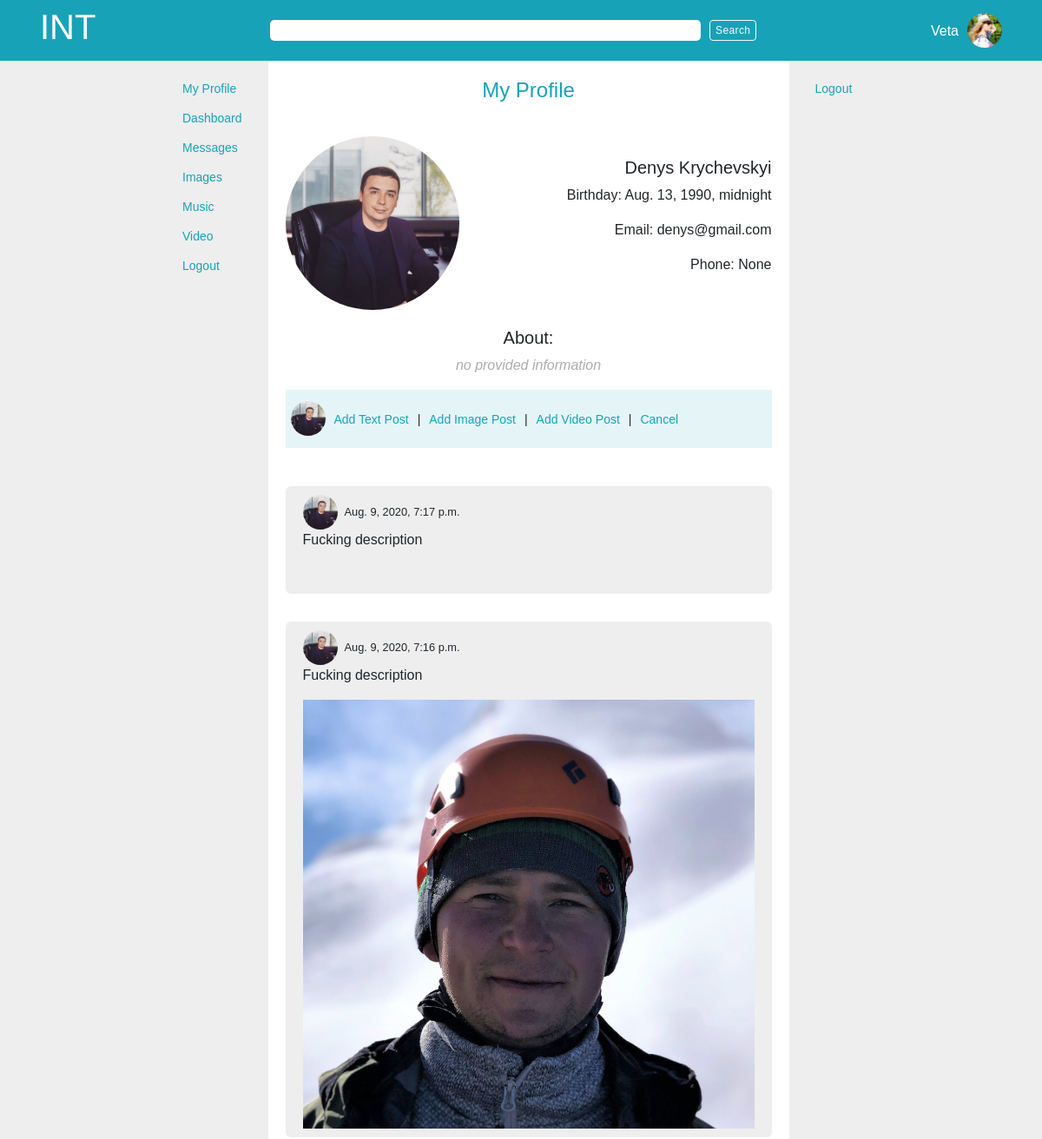
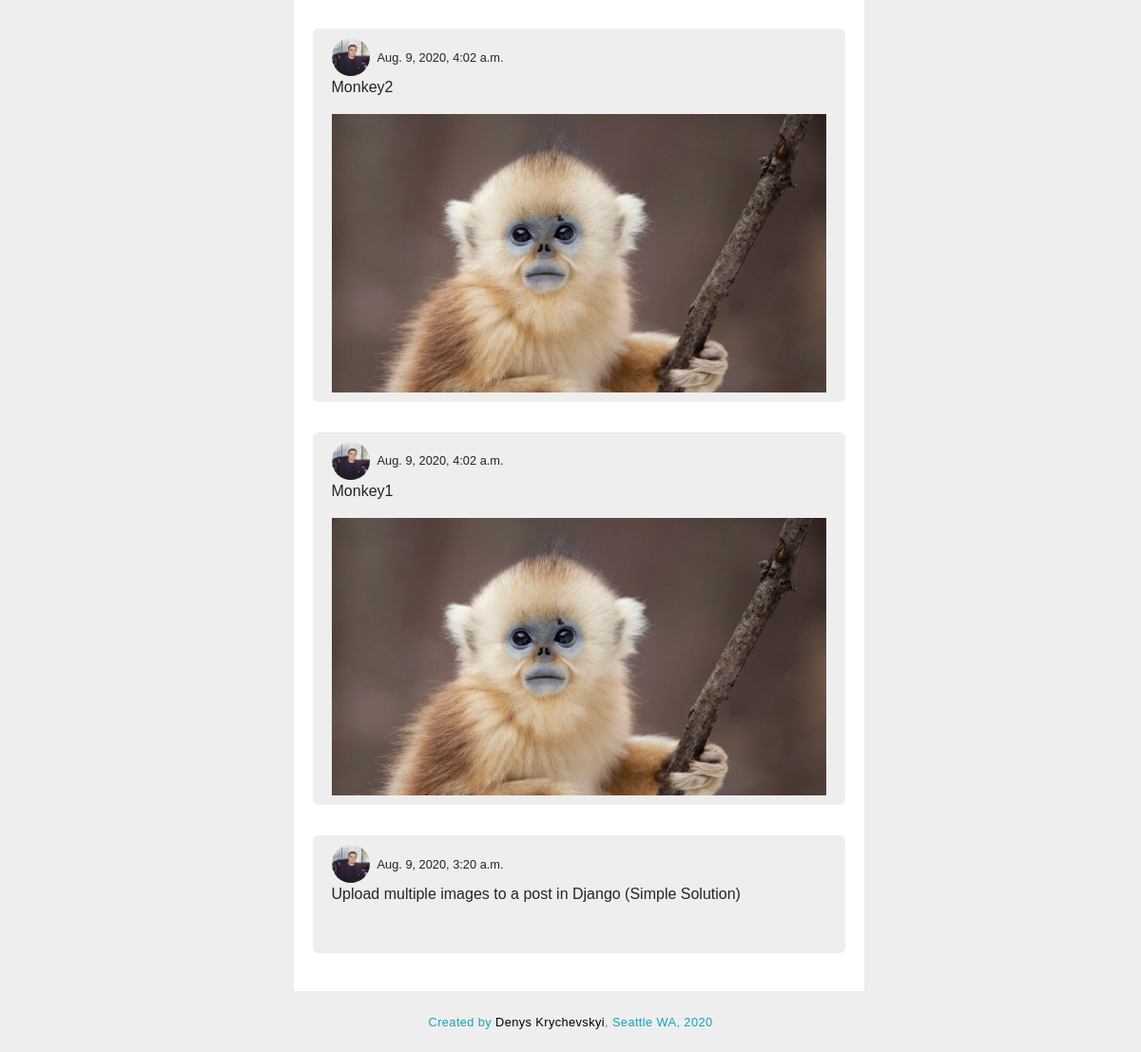
/user/4/profile (signed in), run on the app's committed database (2 pictures, top to bottom).
### app_one/models.py (models this page shows, shortened)
class User(models.Model):
    first_name = models.CharField(max_length = 255)
    last_name = models.CharField(max_length = 255)
    nickname = 	models.CharField(max_length = 50, blank=True, null = True)
    initials = 	models.CharField(max_length = 10, blank=True, null = True)
    birth_date = models.DateTimeField()
    avatar = models.ImageField(upload_to='avatars', default=None, blank=True, null = True)	#upload to avatars is a directory inside media directory, it will go like media/avatars
    email = models.TextField()
    phone_num = models.IntegerField(blank=True, null = True)
    about = models.TextField(blank=True, null = True)
    password = models.TextField()
    location = models.CharField(max_length = 255, blank=True, null = True)
    created_at = models.DateTimeField(auto_now_add = True)
    updated_at = models.DateTimeField(auto_now = True)
    objects = UserManager()

class Post(models.Model):
    title = models.CharField(max_length = 255, null = True, blank=True)
    content = models.TextField()
    post_image = models.ImageField(upload_to='post_images', default=None, blank=True, null = True)
    poster = models.ForeignKey(User, related_name = 'poster', on_delete=models.CASCADE)
    created_at = models.DateTimeField(auto_now_add = True)
    updated_at = models.DateTimeField(auto_now = True)
    objects = PostManager()

### app_one/views.py (the view)
# urls.py: path('user/<int:user_id>/profile', views.user_profile),
def user_profile(request, user_id):
    cur_user = User.objects.get(id=user_id)
    user_posts = cur_user.poster.all().order_by('-created_at')
    context = {
        'curr_user':User.objects.get(id=request.session['user_id']),
        'user':cur_user,
        'user_posts':user_posts
    }
    return render(request, 'profile.html', context)

### app_one/templates/profile.html (shortened to what this page needs)
{% load embed_video_tags %}
<!DOCTYPE html>
<html lang="en">
<head>
    {% include 'head.html' %}
</head>
<body>
    <div class="outer_container">
        {% include 'search.html' %}
        <div class="inner_container">
            <div class="inner">
                {% include 'navbar.html' %}
                <div class="main_container">
                    <div class="page_title_container">
                        <h4>My Profile</h4>
                    </div>
                    <div class="profile_page_container">
                        <div class="avatar_img">
                            <img src="{{ MEDIA_URL }}{{ user.avatar }}" alt="{{ post.poster.first_name}}'s avatar">
                            <div class="profile_info">
                                <h5>{{ user.first_name }} {{ user.last_name }}</h5>
                                <p>Birthday: {{ user.birth_date}}</p>
                                <p>Email: {{ user.email}}</p>
                                <p>Phone: {{ user.phone_num}}</p>
                            </div>
                        </div>
                        <div class="about_user">
                            <h5>About:</h5>
                            {% if len.user.about > 0 %}
                            <p>{{ user.about}}</p>
                            {% else %}
                            <p class="no_provided">no provided information</p>
                            {% endif %}
                        </div>
                        <div id="user_post_info">
                            <div class="avatar">
                                <img src="{{ MEDIA_URL }}{{ user.avatar }}" alt="{{ post.poster.first_name}}'s avatar">
                            </div>
                            <div class="which_form">
                                <p id ='text_post_btn'>Add Text Post</p>
                                <p class="devider"> | </p>
                                <p id ='image_post_btn'>Add Image Post</p>
                                <p class="devider"> | </p>
                                <p id ='video_post_btn'>Add Video Post</p>
                                <p class="devider"> | </p>
                                <p id ='cancel_post_btn'>Cancel</p>
                            </div>
                        </div>
                        <br>
                        {% for post in user_posts %}
                        <div class="post_container jumbotron jumbotron-fluid">
                            <div class="post_header">
                                <div class="avatar">
                                    <img class="avatar_big" src="{{ MEDIA_URL }}{{ post.poster.avatar }}" alt="{{ post.poster.first_name}}'s avatar">
                                </div>
                                <small class="ml-2">{{ post.created_at }}</small>
                            </div>
                            <p>{{ post.content }}</p>
                            <div class="post_image_container">
                                <img src="{{ MEDIA_URL }}{{ post.post_image }}" alt="{{post_image.name}}">
                            </div>
                        </div>
                        {% endfor %}
                    </div>
                </div>
                {% include 'sidebar.html' %}
            </div>
        </div>
    {% include 'footer.html' %}
    </div>
</body>
</html>

### app_one/templates/search.html
<div id="search_bar_container">
    <div id="search_bar">
        <div class="logo_container">
            <h1>INT</h1>
        </div>
        <div class="form_container">
            <form action="" method="post" class="form-inline">
                <input class="search_bar1" type="search" name="" id="">
                <button class="btn btn-outline-light search_bar1_btn" type="submit">Search</button>
            </form>
        </div>
        <div class="current_user_container">
            {% if request.session.user_id != null %}
            <p>{{ curr_user.first_name }}</p>
            <img src="{{ MEDIA_URL }}{{ curr_user.avatar }}" alt="avatar">
            {% endif %}
        </div>
    </div>
</div>

### app_one/static/css/style.css (style rules this page uses)
* { margin: 0; padding: 0; -webkit-box-sizing: border-box; box-sizing: border-box; font-family: Arial, Helvetica, sans-serif; }
.outer_container { width: 100%; height: 100%; min-height: 92vh; background-color: #eeeeee; }
#search_bar_container { width: 100%; height: 70px; background-color: #17a2b8; display: -webkit-box; display: -ms-flexbox; display: flex; -webkit-box-align: center; -ms-flex-align: center; align-items: center; -webkit-box-pack: justify; -ms-flex-pack: justify; justify-content: space-between; }
#search_bar_container .form_container .search_bar1 { outline: none; border: none; min-width: 31rem; border-radius: 5px; margin-right: 10px; }
#search_bar_container .form_container .search_bar1_btn { padding: 0; font-size: 12px; padding: 2px 6px; letter-spacing: 0.4px; }
#search_bar_container #search_bar { width: 94%; display: -webkit-box; display: -ms-flexbox; display: flex; -webkit-box-align: center; -ms-flex-align: center; align-items: center; -webkit-box-pack: justify; -ms-flex-pack: justify; justify-content: space-between; margin: auto; padding: 5px 10px; }
#search_bar_container #search_bar .logo_container { color: white; }
#search_bar_container #search_bar .current_user_container { display: -webkit-box; display: -ms-flexbox; display: flex; -webkit-box-align: center; -ms-flex-align: center; align-items: center; }
#search_bar_container #search_bar .current_user_container p { margin-right: 10px; padding-top: 18px; color: white; }
#search_bar_container #search_bar .current_user_container img { width: 40px; height: 40px; border-radius: 50%; }
.inner_container { width: 1000px; margin: auto; padding-left: 100px; min-height: 86vh; }
.inner_container .inner { display: -webkit-box; display: -ms-flexbox; display: flex; width: 700px; height: 100%; }
.main_container { background-color: white; width: 600px; min-width: 600px; margin: auto; }
.main_container .page_title_container { margin-top: 10px; padding: 10px; text-align: center; color: #17a2b8; font-weight: 900; }
.post_container { background-color: #eeeeee; border-radius: 6px; margin-top: 20px; padding: 10px 20px; }
.post_container .post_header { display: -webkit-box; display: -ms-flexbox; display: flex; -webkit-box-align: center; -ms-flex-align: center; align-items: center; }
.post_container .post_image_container { margin: 0; padding: 0; }
.post_container .post_image_container img { width: 100%; height: auto; margin: 0; padding: 0; }
.post_container:last-child { margin-bottom: 20px; }
.avatar > img { width: 40px; height: 40px; border-radius: 50%; }
.profile_page_container { padding: 20px; }
.profile_page_container .avatar_img { display: -webkit-box; display: -ms-flexbox; display: flex; -webkit-box-align: center; -ms-flex-align: center; align-items: center; -webkit-box-pack: justify; -ms-flex-pack: justify; justify-content: space-between; }
.profile_page_container .avatar_img img { width: 200px; height: 200px; border-radius: 50%; }
.profile_page_container .avatar_img .profile_info { text-align: right; }
.profile_page_container .about_user { margin-top: 20px; text-align: center; }
.no_provided { font-style: italic; color: #acacac; }
#user_post_info { display: -webkit-box; display: -ms-flexbox; display: flex; -webkit-box-align: center; -ms-flex-align: center; align-items: center; padding: 6px; background-color: #93d4de3d; }
.which_form { display: -webkit-box; display: -ms-flexbox; display: flex; font-size: 14px; margin-left: 10px; padding-top: 18px; }
.devider { margin: 0 10px; }
#text_post_btn, #image_post_btn, #video_post_btn, #cancel_post_btn { color: #17a2b8; cursor: pointer; }

### data on the page
User: first_name "Veta", avatar (picture)
User: avatar (picture), first_name "Denys", last_name "Krychevskyi", birth_date "Aug. 13, 1990, midnight", email "denys@gmail.com", phone_num "None"
Post: poster.avatar (picture), created_at "Aug. 9, 2020, 7:17 p.m.", content "Fucking description"
Post: poster.avatar (picture), created_at "Aug. 9, 2020, 7:16 p.m.", content "Fucking description", post_image (picture)
Post: poster.avatar (picture), created_at "Aug. 9, 2020, 4:02 a.m.", content "Monkey2", post_image (picture)
Post: poster.avatar (picture), created_at "Aug. 9, 2020, 4:02 a.m.", content "Monkey1", post_image (picture)
Post: poster.avatar (picture), created_at "Aug. 9, 2020, 3:20 a.m.", content "Upload multiple images to a post in Django (Simple Solution)"
